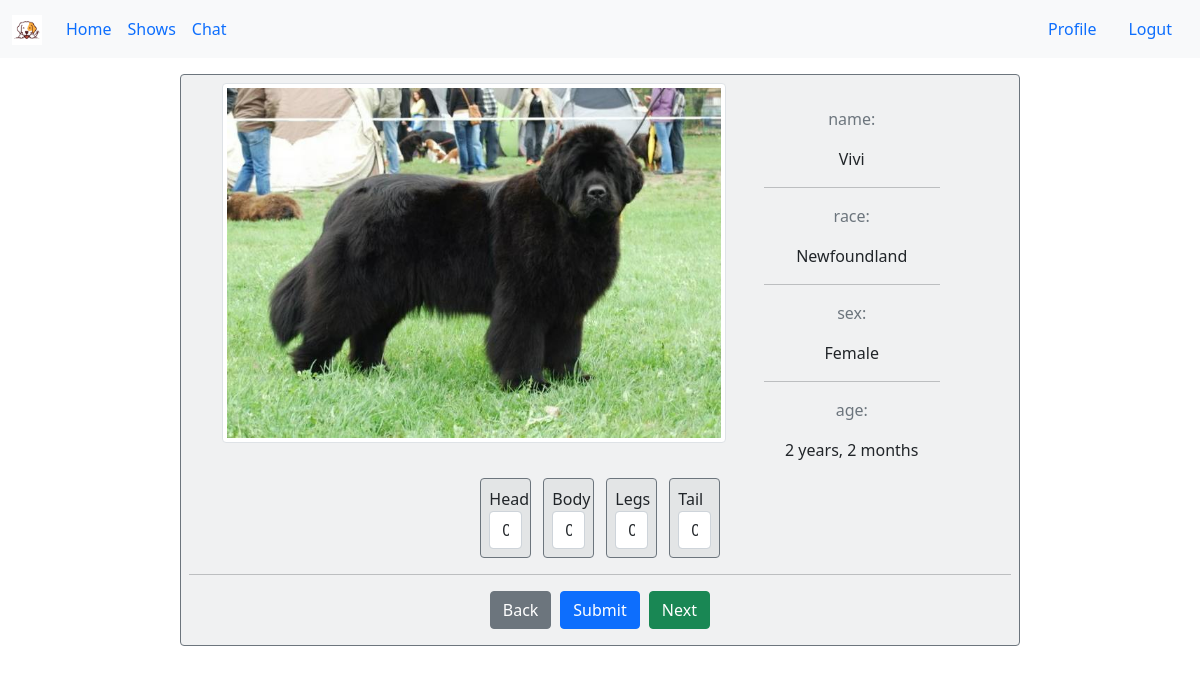
/score-page/9/0 (signed in), run on the app's committed database.
### base/models.py (models this page shows, shortened)
class Dog(models.Model):
    MALE = 'Male'
    FAMALE = 'Female'
    SEXES = [(MALE,'Male'), (FAMALE,'Female'),]
    name = models.CharField(max_length=100, blank=False)
    owner = models.ForeignKey(User, on_delete=models.CASCADE)
    race = models.CharField(max_length=100, null=True)
    sex = models.CharField(max_length=6, choices=SEXES, default=MALE)
    color = models.CharField(max_length=100, default='color')
    birthday = models.DateField(null=True)
    dog_img = models.ImageField(upload_to='static/img', default='img/dog_default.jpg')

### base/views.py (the view, shortened to what this page needs)
# urls.py: path('score-page/<str:pk>/<str:dpk>', views.scorePage, name='score-page'),
@login_required
def scorePage(request, pk, dpk):
    if not request.user.groups.filter(name='referee').exists():
        return redirect('login')
    show = Show.objects.get(id=pk)
    dogs = show.dogs.all()
    scores = Score.objects.all()
    dogs_count = len(dogs)-1
    not_finished = scores.filter(show=show, referee=request.user, submitted=False).exists()
    if int(dpk) not in range(dogs_count+1):
        dpk = 0
    for i, dog in enumerate(dogs):
        if i == int(dpk):
            current_dog = dog
            break
    score = scores.get(show=show, dog=dog, referee=request.user)
    context = {
        "show": show, "current_dog": current_dog, "score": score, "dogs_count": dogs_count, "dpk": dpk, "not_finished": not_finished,
    }
    return render(request, 'base/score_page.html', context)

### base/templates/base/score_page.html (shortened to what this page needs)
{% extends 'main.html' %}
{% load static %}
{% block content %}
<div class="p-2 bg-secondary bg-opacity-10 border border-secondary border-opacity-50 rounded mx-auto" style="width: 70%;">
<div class="dog-grid">
  <div>
    {% if dog.dog_img == 'img/dog_default.jpg' %}
        <img src="{% static current_dog.dog_img %}" class="card-img-top" alt="..."  >
        {% else %}
        <img src="{{current_dog.dog_img.url}}" class="rounded img-thumbnail " alt="..." width="400" max-height="200" >
        {% endif %}
        <br>
        <br>
  </div>
  <div>
    <br>
    <p class="text-center text-muted">name:</p>
    <p class="text-center text-dark">{{current_dog.name}}</p>
    <hr class="mx-auto" style="width:70%">
    <p class="text-center text-muted">race:</p>
    <p class="text-center text-dark">{{current_dog.race}}</p>
    <hr class="mx-auto" style="width:70%">
    <p class="text-center text-muted">sex:</p>
    <p class="text-center text-dark">{{current_dog.sex}}</p>
    <hr class="mx-auto" style="width:70%">
    <p class="text-center text-muted">age:</p>
    <p class="text-center text-dark">{{current_dog.birthday|timesince}}</p>
  </div>
</div>
<div class="score-table">
<div class="p-2 bg-secondary bg-opacity-10 border border-secondary border-opacity-50 rounded mx-auto" style="width: 80%;">
<form class="form" action="" method="POST">{% csrf_token %}
    <div class="form-group">
      <label for="exampleFormControlSelect1">Head</label>
      {% if score.submitted %}
      <select class="form-control" id="head" name="head" disabled>
        <option value="{{score.head}}">{{score.head}}</option>
      </select>
      {% else %}
      <select class="form-control" id="head" name="head" >
        {% for i in '0123456789'|make_list %}
        <option value="{{i}}">{{i}}</option>
        {% endfor %}
      </select>
      {% endif %}
    </div>
</div>
<div class="p-2 bg-secondary bg-opacity-10 border border-secondary border-opacity-50 rounded mx-auto" style="width: 80%;">
    <div class="form-group">
      <label for="exampleFormControlSelect1">Body</label>
      {% if score.submitted %}
      <select class="form-control" id="body" name="body" disabled>
        <option value="{{score.body}}">{{score.body}}</option>
      </select>
      {% else %}
      <select class="form-control" id="body" name="body" >
        {% for i in '0123456789'|make_list %}
        <option value="{{i}}">{{i}}</option>
        {% endfor %}
      </select>
      {% endif %}
    </div>
</div>
<div class="p-2 bg-secondary bg-opacity-10 border border-secondary border-opacity-50 rounded mx-auto" style="width: 80%;">
    <div class="form-group">
      <label for="exampleFormControlSelect1">Legs</label>
      {% if score.submitted %}
      <select class="form-control" id="legs" name="legs" disabled>
        <option value="{{score.legs}}">{{score.legs}}</option>
      </select>
      {% else %}
      <select class="form-control" id="legs" name="legs" >
        {% for i in '0123456789'|make_list %}
        <option value="{{i}}">{{i}}</option>
        {% endfor %}
      </select>
      {% endif %}
    </div>
</div>
<div class="p-2 bg-secondary bg-opacity-10 border border-secondary border-opacity-50 rounded mx-auto" style="width: 80%;">
    <div class="form-group">
      <label for="exampleFormControlSelect1">Tail</label>
      {% if score.submitted %}
      <select class="form-control" id="tail" name="tail" disabled>
        <option value="{{score.tail}}">{{score.tail}}</option>
      </select>
      {% else %}
      <select class="form-control" id="tail" name="tail" >
        {% for i in '0123456789'|make_list %}
        <option value="{{i}}">{{i}}</option>
        {% endfor %}
      </select>
      {% endif %}
    </div>
</div>
</div>
<hr>
<div class="btn-table">
{% if dpk == 0|slugify %}
<div class="cen"><a class="btn btn-secondary ">Back</a></div>
{% else %}
<div class="cen"><a href="{% url 'score-page' show.id dpk|add:'-1' %}" class="btn btn-success ">Back</a></div>
{% endif %}
{% if not_finished %}
  {% if score.submitted %}
  <div class="cen"><a class="btn btn-secondary ">Submitted</a></div>
  {% else %}
  <div class="cen"><button type="submit" class="btn btn-primary mb-2">Submit</button></div>
  {% endif %}
{% else %}
<div class="cen"><a href="{% url 'shows-details' show.id %}" class="btn btn-success ">Everything done ! Go back</a></div>
{% endif %}
{% if dpk == dogs_count|slugify %}
<div class="cen"><a class="btn btn-secondary ">Next</a></div>
{% else %}
<div class="cen"><a href="{% url 'score-page' show.id dpk|add:'1' %}" class="btn btn-success ">Next</a></div>
{% endif %}
</div>
</div>
{% endblock content %}

### base/templates/base/score_page.html (style rules this page uses)
.dog-grid { display: grid; grid-template-columns: 2fr 1fr ; justify-self: center; }
.score-table { display: grid; grid-template-columns: 1fr 1fr 1fr 1fr; justify-self: center; }
.btn-table { display: grid; grid-template-columns: 1fr 1fr 1fr; justify-self: center; }
.cen { justify-self: center; }
.img-thumbnail { width: 100%; height: 30vw; object-fit: contain; }

### data on the page
Dog: dog_img (picture), name "Vivi", race "Newfoundland", sex "Female", birthday "2 years, 2 months"

### other printed values
form field head "0"
form field body "0"
form field legs "0"
form field tail "0"
